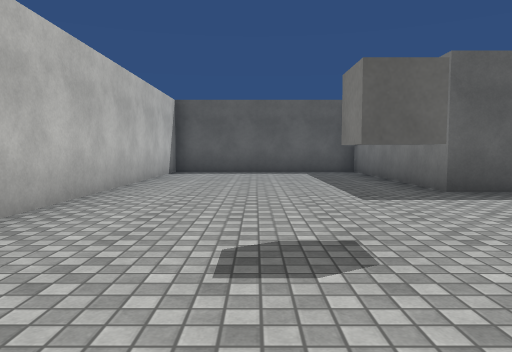
View 1 (above)

16 first-person views from a walk through a 3-D level made in the Unity game engine. The camera is 1.2 m above the floor, tilts 4° down and sees 70° across. The floor is counted in squares, 2 m on a side. Each view is taken from the middle of a square. On the plan, view 1 faces up. The plan holds only what a view shows up to about 10 squares ahead; the rest is blank. The place goes on beyond the plan. The player character is not drawn. Door leaves are left out, so doorways stand open. Surface patterns are stand-ins for the level's own textures.

View 2
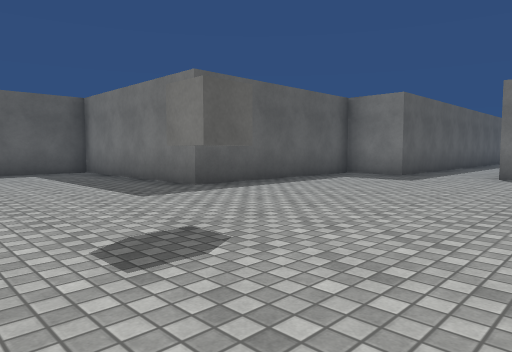

View 3
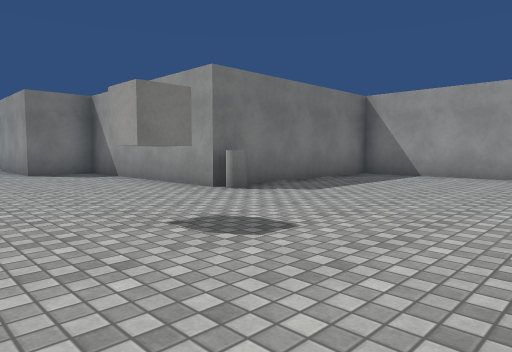

View 4
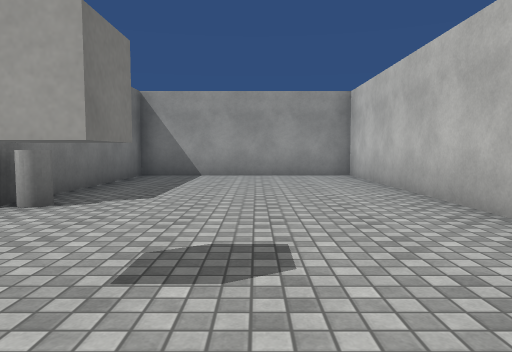

View 5
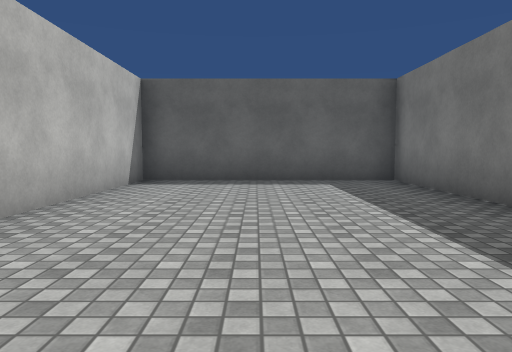

View 6
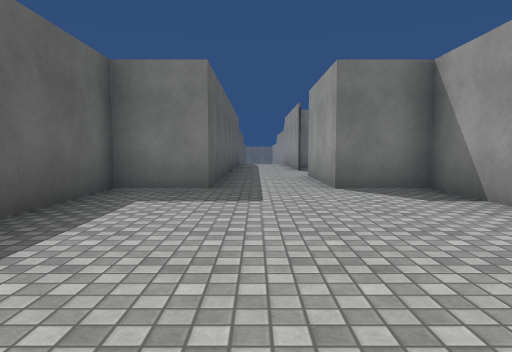

View 7
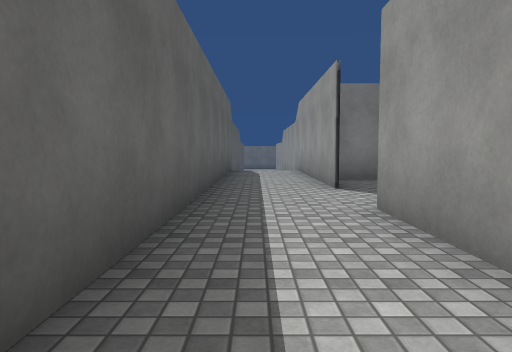

View 8
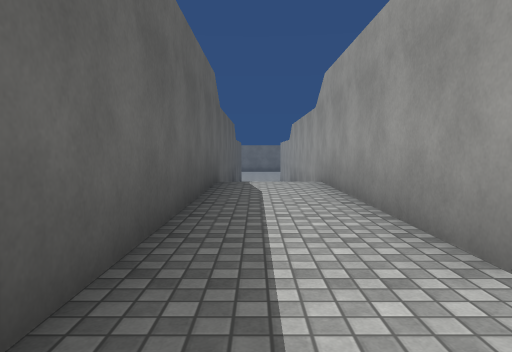

View 9
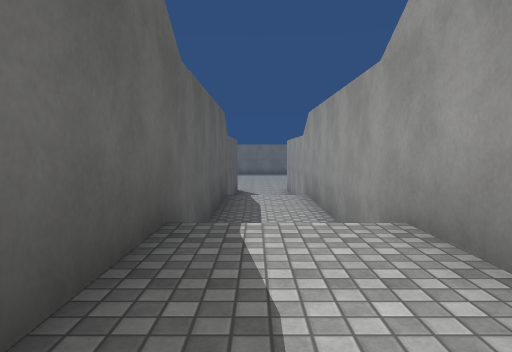

View 10
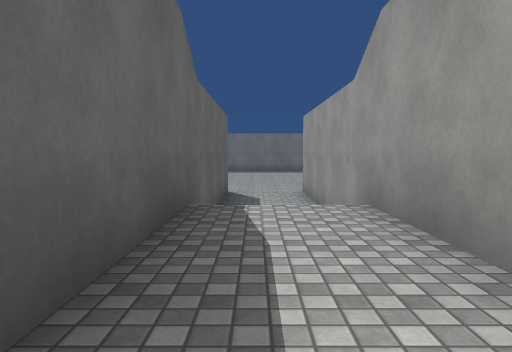

View 11
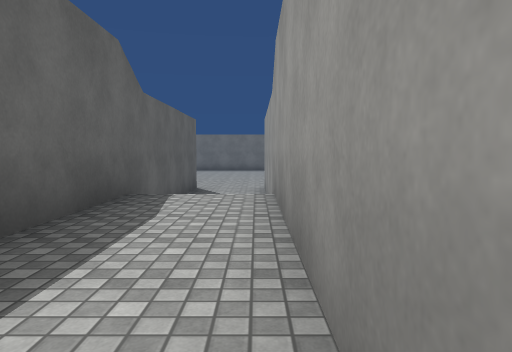

View 12
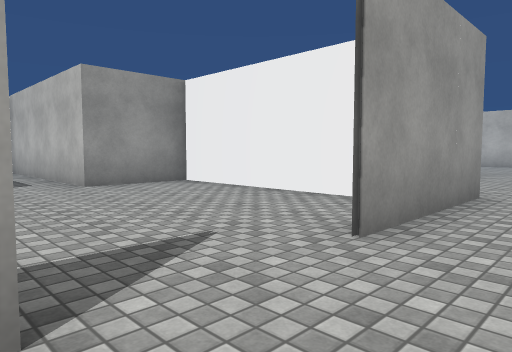

View 13
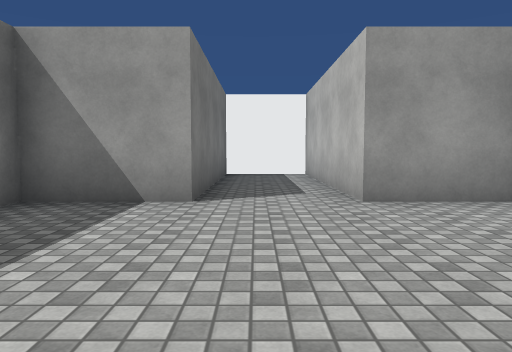

View 14
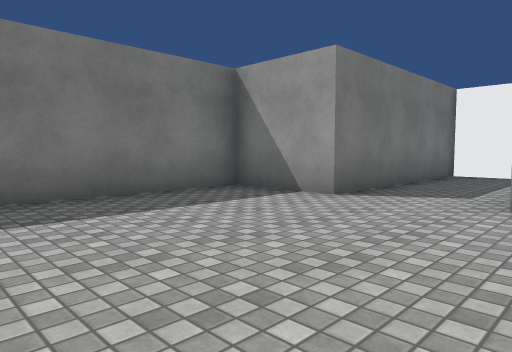

View 15
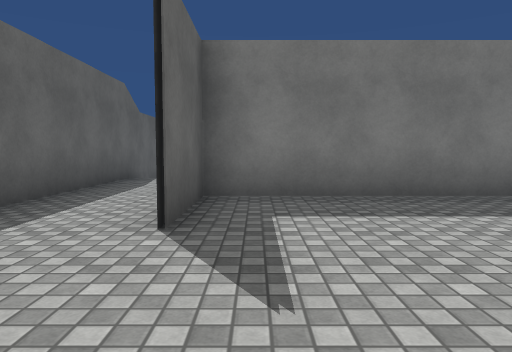

View 16
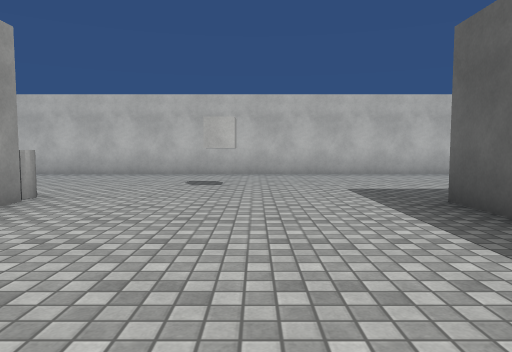

### Floor plan
Key: @ floor where view 1 was taken; # wall or solid block; . main floor; - floor 1 m lower than the main floor; _ floor 2 m lower than the main floor; / step, stairs or slope; D open door; C cube; Y cylinder.
Columns run from 3 left of view 1 to 29 right of it. Each row starts with its distance up from view 1.
 11 #######
 10 #.....#
  9 #.....#
  8 #.....#
  7 #.....#
  6 #.....######
  5 #..........#
  4 #..........######################
  3 #..........D........./ ----/  __D
  2 #...C......D##DD###../-----/  __D
  1 #..........#......###############
  0 #..@.Y######......#
 -1 #.....#    #......#
 -2 #.....#    #......#
 -3 #.....#    #......#
 -4 #.....#    ###..###
 -5 #######      #..#
 -6              #..#
 -7              #..#
 -8              #..#
 -9              ####

Positions as (right, up) in squares from view 1, and headings:
1: (0, 0), facing up
2: (-1, 0), facing up-right
3: (-2, 4), facing down-right
4: (0, 4), facing down
5: (0, 3), facing up
6: (2, 3), facing right
7: (7, 3), facing right
8: (11, 3), facing right
9: (15, 3), facing right
10: (20, 3), facing right
11: (19, 2), facing right
12: (13, 3), facing down-left
13: (12, 1), facing down
14: (10, 1), facing down-right
15: (10, 1), facing right
16: (7, 3), facing left
